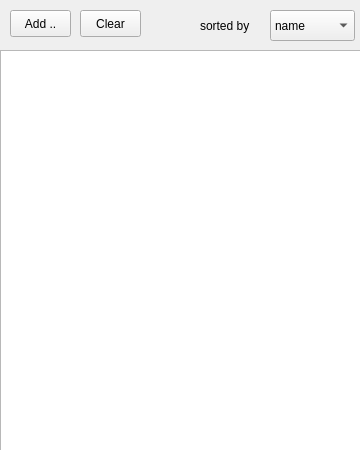
<?xml version="1.0" encoding="UTF-8"?>
<ui version="4.0">
 <class>PlayList</class>
 <widget class="QWidget" name="PlayList">
  <property name="geometry">
   <rect>
    <x>0</x>
    <y>0</y>
    <width>360</width>
    <height>450</height>
   </rect>
  </property>
  <property name="sizePolicy">
   <sizepolicy hsizetype="Fixed" vsizetype="Fixed">
    <horstretch>0</horstretch>
    <verstretch>0</verstretch>
   </sizepolicy>
  </property>
  <property name="minimumSize">
   <size>
    <width>360</width>
    <height>450</height>
   </size>
  </property>
  <property name="maximumSize">
   <size>
    <width>360</width>
    <height>450</height>
   </size>
  </property>
  <property name="windowTitle">
   <string>Form</string>
  </property>
  <widget class="QPushButton" name="addBtn">
   <property name="geometry">
    <rect>
     <x>10</x>
     <y>10</y>
     <width>61</width>
     <height>27</height>
    </rect>
   </property>
   <property name="text">
    <string>Add ..</string>
   </property>
  </widget>
  <widget class="QComboBox" name="comboBox">
   <property name="geometry">
    <rect>
     <x>270</x>
     <y>10</y>
     <width>85</width>
     <height>31</height>
    </rect>
   </property>
   <item>
    <property name="text">
     <string>name</string>
    </property>
   </item>
   <item>
    <property name="text">
     <string>score</string>
    </property>
   </item>
  </widget>
  <widget class="QLabel" name="label">
   <property name="geometry">
    <rect>
     <x>200</x>
     <y>10</y>
     <width>67</width>
     <height>31</height>
    </rect>
   </property>
   <property name="text">
    <string>sorted by</string>
   </property>
  </widget>
  <widget class="QTableWidget" name="tableWidget">
   <property name="geometry">
    <rect>
     <x>0</x>
     <y>50</y>
     <width>361</width>
     <height>401</height>
    </rect>
   </property>
  </widget>
  <widget class="QPushButton" name="addBtn_2">
   <property name="geometry">
    <rect>
     <x>80</x>
     <y>10</y>
     <width>61</width>
     <height>27</height>
    </rect>
   </property>
   <property name="text">
    <string>Clear</string>
   </property>
  </widget>
 </widget>
 <resources/>
 <connections>
  <connection>
   <sender>addBtn_2</sender>
   <signal>clicked()</signal>
   <receiver>PlayList</receiver>
   <slot>on_clearBtn_clicked()</slot>
   <hints>
    <hint type="sourcelabel">
     <x>130</x>
     <y>17</y>
    </hint>
    <hint type="destinationlabel">
     <x>155</x>
     <y>21</y>
    </hint>
   </hints>
  </connection>
 </connections>
 <slots>
  <slot>on_clearBtn_clicked()</slot>
 </slots>
</ui>
